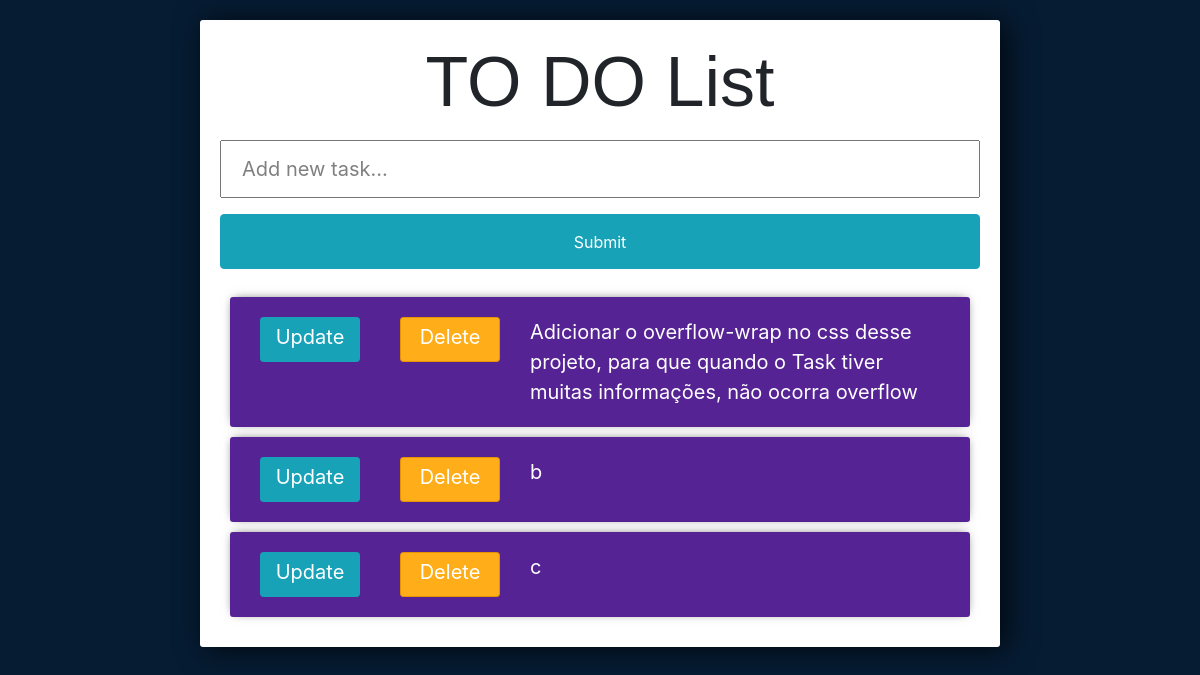
Before: / with the older database file.
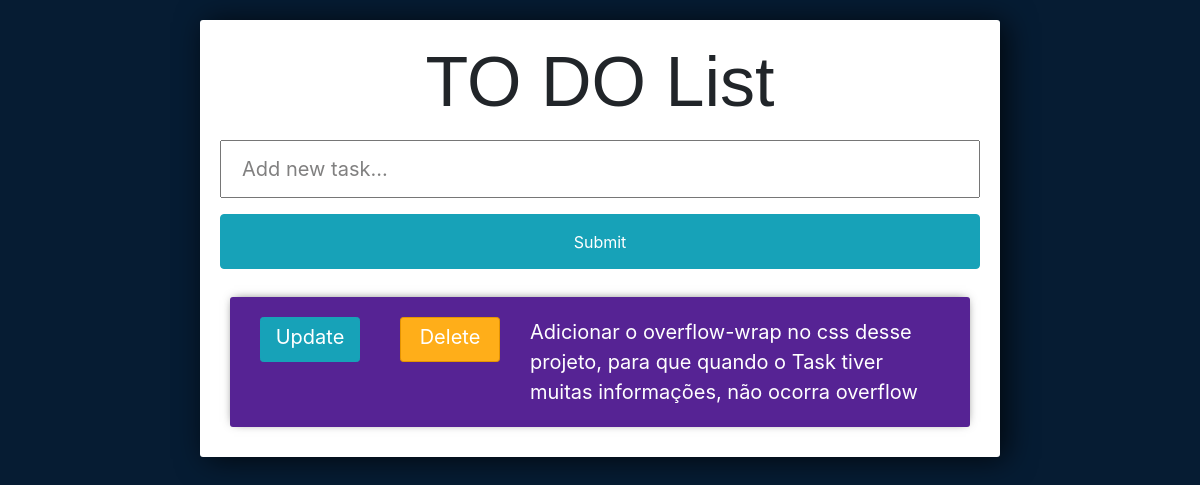
After: the same page with the newer database file.
### tasks/models.py (models this page shows)
class Task(models.Model):
	title = models.CharField(max_length=200)
	complete = models.BooleanField(default=False)
	created = models.DateTimeField(auto_now_add=True)
	def __str__(self):
		return self.title

### tasks/views.py (the view)
# urls.py: path('', views.index, name="list"),
def index(request):
	tasks = Task.objects.all()
	form = TaskForm()
	if request.method =='POST':
		form = TaskForm(request.POST)
		if form.is_valid():
			form.save()
		return redirect('/')
	context = {'tasks':tasks, 'form':form}
	return render(request, 'tasks/list.html', context)

### tasks/forms.py
class TaskForm(forms.ModelForm):
	title= forms.CharField(widget= forms.TextInput(attrs={'placeholder':'Add new task...'}))
	class Meta:
		model = Task
		fields = '__all__'

### tasks/templates/tasks/list.html (shortened to what this page needs)
<link rel="stylesheet" href="https://stackpath.bootstrapcdn.com/bootstrap/4.3.1/css/bootstrap.min.css">
<div class="center-column">
	<form method="POST" action="/">
		<h3 class="todo">TO DO List</h3>
		{{form.title}}
		<input class="btn btn-info" type="submit" name="Create Task">
	</form>
	<div class="todo-list">
	{% for task in tasks %}
		<div class="item-row">
			<a class="btn btn-sm btn-info" href="{% url 'update_task' task.id %}">Update</a>
			<a class="btn btn-sm btn-danger" href="{% url 'delete' task.id %}">Delete</a>
			{% if task.complete == True %}
			<strike>{{task}}</strike>
			{% else %}
			<span>{{task}}</span>
			{% endif %}
		</div>
	{% endfor %}
	</div>
</div>

Changed rows visible on the page:
removed Task: title "b"
removed Task: title "c"
